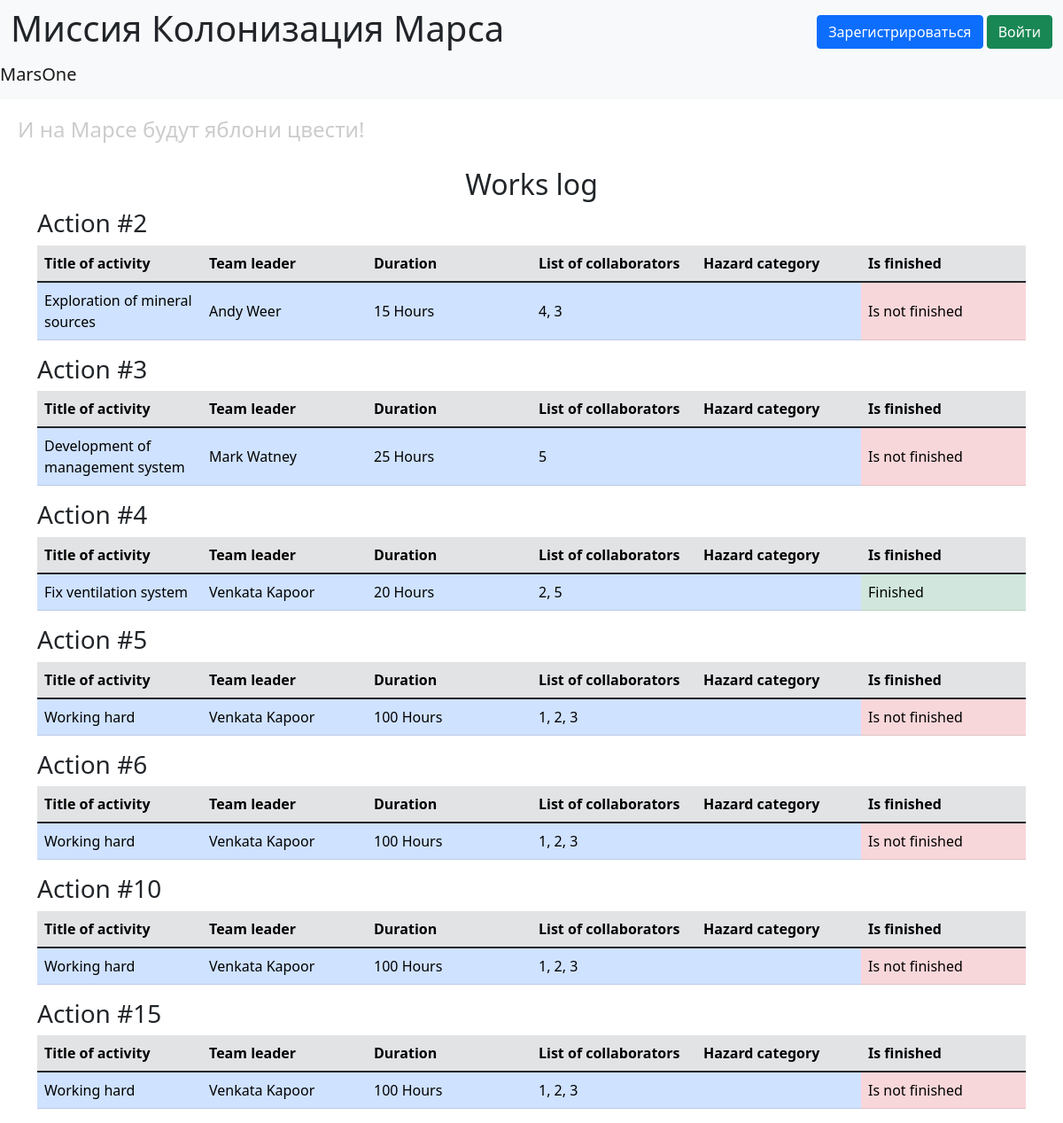
The page /work-log on the database as committed earlier.
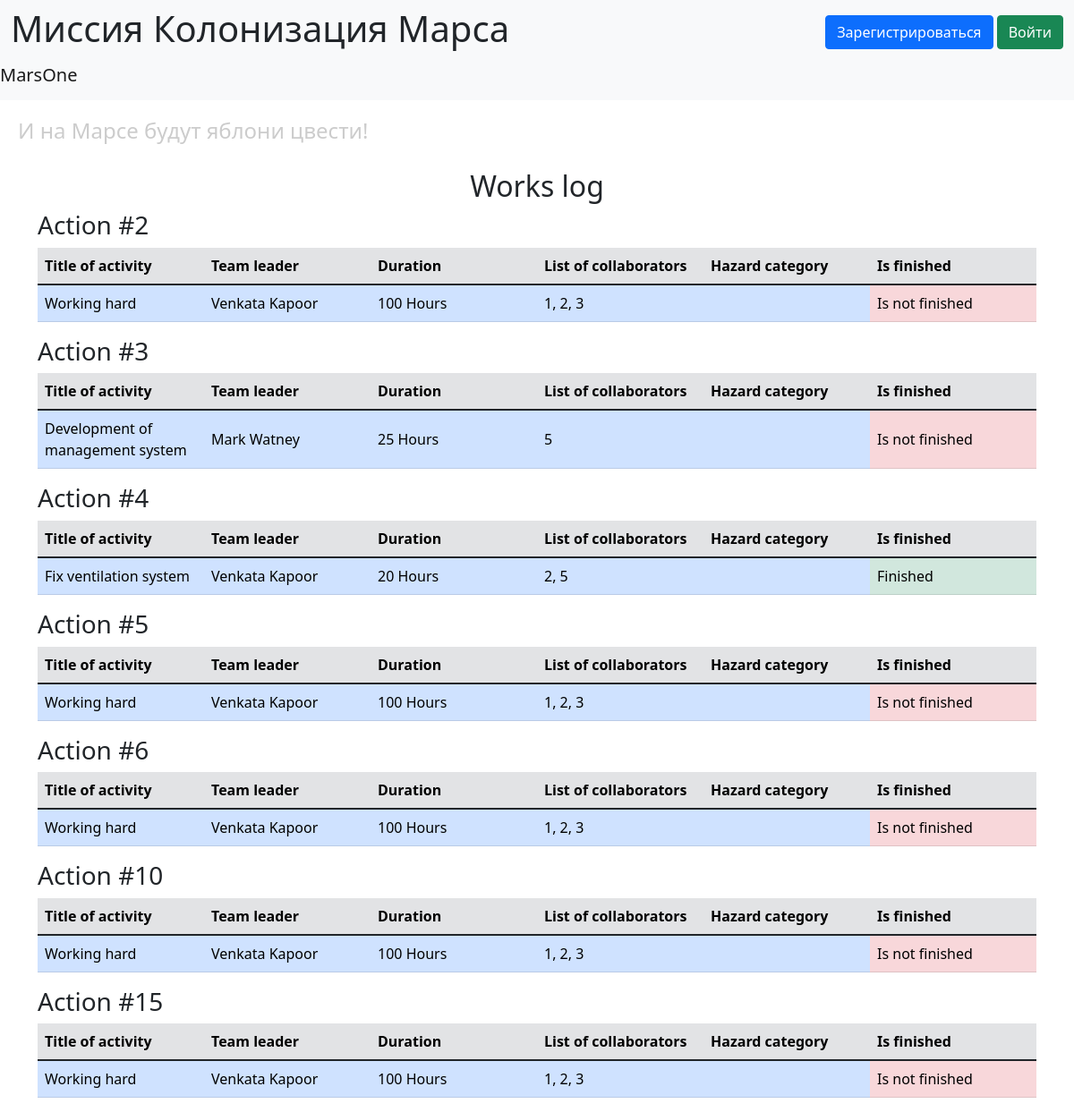
The same page on the database as committed later.
### data/jobs.py (models this page shows, shortened)
class Jobs(SqlAlchemyBase, SerializerMixin):
    __tablename__ = 'jobs'
    serialize_rules = ("-team_leader", "-categories.jobs")
    id = sa.Column(sa.Integer, primary_key=True, autoincrement=True)
    team_leader_id = sa.Column(sa.Integer, sa.ForeignKey('users.id'))
    team_leader = orm.relationship("User")
    job = sa.Column(sa.Text)
    work_size = sa.Column(sa.Integer)
    collaborators = sa.Column(sa.String)
    start_date = sa.Column(sa.Date)
    send_date = sa.Column(sa.Date)
    categories = orm.relationship("Category", secondary=association_table, backref="jobs")
    is_finished = sa.Column(sa.Boolean, default=False)

### data/users.py (models this page shows, shortened)
class User(SqlAlchemyBase, UserMixin):
    __tablename__ = 'users'
    id = sa.Column(sa.Integer, primary_key=True, autoincrement=True)
    surname = sa.Column(sa.String)
    name = sa.Column(sa.String)
    age = sa.Column(sa.Integer)
    position = sa.Column(sa.String)
    speciality = sa.Column(sa.String)
    address = sa.Column(sa.String)
    email = sa.Column(sa.String, unique=True)
    hashed_password = sa.Column(sa.String)
    modified_date = sa.Column(sa.DateTime, default=datetime.now)

### main.py (the view)
@app.route("/work-log")
def work_log():
    db_sess = db_session.create_session()
    jobs = db_sess.query(Jobs).all()
    return render_template("work_log.html", jobs=jobs)

### data/db_session.py (called while the page is built)
def create_session() -> Session:
    global __factory
    return __factory()

### templates/work_log.html (shortened to what this page needs)
{% extends 'base.html' %}
{% block content %}
<h2 align="center">Works log</h2>
{% for job in jobs %}
    <div class="mb-3 job">
    <h3>Action #{{ job.id }}</h3>
    <table class="table works mb-1" style="table-layout: fixed;">
        <thead class="table-secondary">
            <tr>
                {% for header in ["Title of activity", "Team leader", "Duration",
                "List of collaborators", "Hazard category", "Is finished"] %}
                    <th scope="col" class="col-md-auto">{{ header }}</th>
                {% endfor %}
            </tr>
        </thead>
        <tbody>
            <tr class="align-middle">
                <td class="table-primary">{{ job.job }}</td>
                <td class="table-primary">{{ job.team_leader.name }} {{ job.team_leader.surname }}</td>
                <td class="table-primary">{{ job.work_size }} Hours</td>
                <td class="table-primary">{{ job.collaborators }}</td>
                <td class="table-primary">
                </td>
                {% if job.is_finished %}
                    <td class="table-success">Finished</td>
                {% else %}
                    <td class="table-danger">Is not finished</td>
                {% endif %}
            </tr>
        </tbody>
    </table>
    </div>
{% endfor %}
{% endblock %}

### templates/base.html (shortened to what this page needs)
<!doctype html>
<html lang="en">
    <head>
        <link href="https://cdn.jsdelivr.net/npm/bootstrap@5.1.3/dist/css/bootstrap.min.css"
              rel="stylesheet"
>
        <link rel="stylesheet" href="{{ url_for('static', filename='css/style.css') }}">
    </head>
    <body>
        <header>
    <nav class="navbar navbar-light bg-light">
        <div class="container-fluid">
            <h1>Миссия Колонизация Марса</h1>
                    {% if current_user.is_authenticated %}
                <a class="navbar-brand" href="/logout">{{ current_user.name }}</a>
                    {% else %}
                        <div>
                            <a class="nav-item btn btn-primary " href="/register">Зарегистрироваться</a>
                            <a class="nav-item btn btn-success" href="/login">Войти</a>
                        </div>
                    {% endif %}
                </div>
                <a class="navbar-brand" href="#">MarsOne</a>
            </nav>
            <h4>И на Марсе будут яблони цвести!</h4>
        </header>
        <main role="main" class="container">
            {% block content %}{% endblock %}
        </main>
    </body>
</html>

### static/css/style.css (style rules this page uses)
h4 { color: #cccccc; padding: 20px; }

Rows that differ between the two databases and show on the page:
changed Jobs id 2: job "Exploration of mineral sources" → "Working hard"; team_leader.name "Andy" → "Venkata"; team_leader.surname "Weer" → "Kapoor"; work_size "15" → "100"; collaborators "4, 3" → "1, 2, 3"
